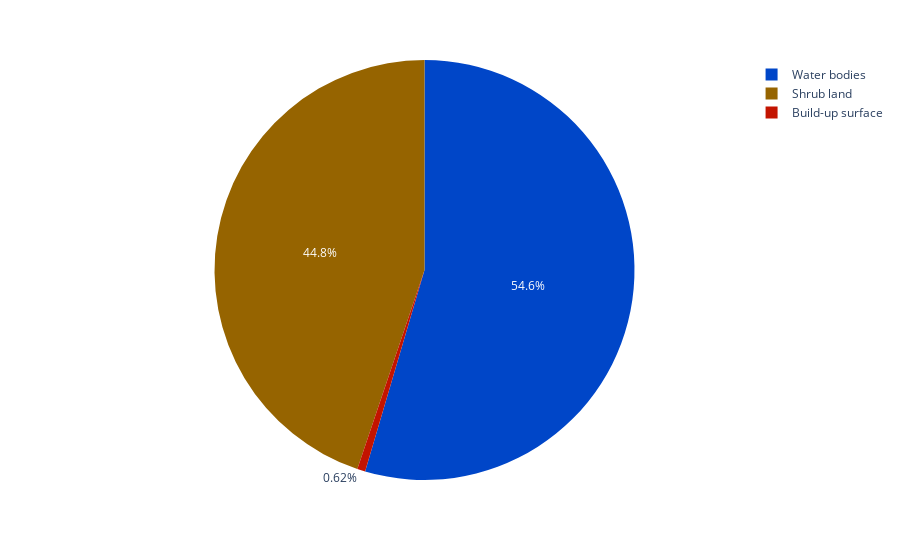
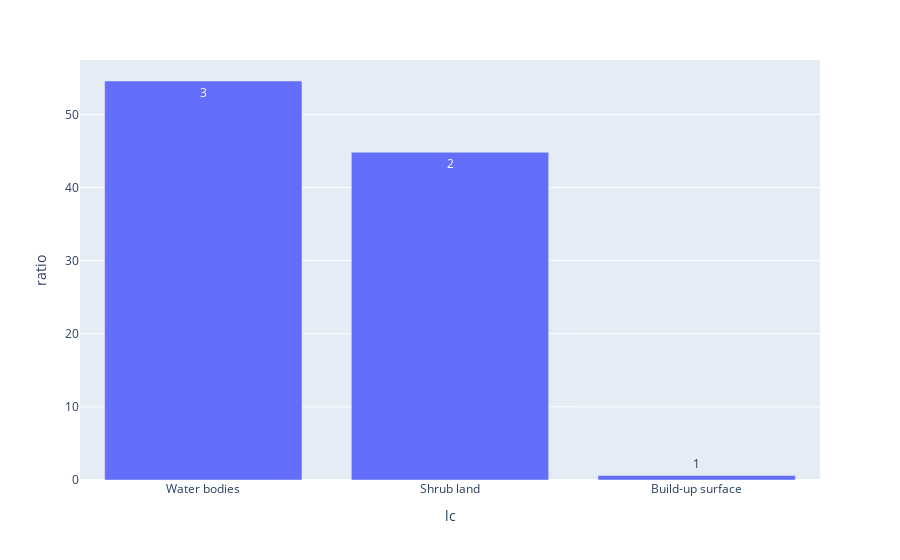

Source (notebook cell) for these figures, in order:
### Markdown cell above
# Distribution figures

### Code cell
import importlib
#sys.path.insert(0, '/export/miro/ndeffense/LBRAT2104/GIT/eo-toolbox/tools/')

importlib.reload(crop_distribution)

#display(lox_nc_gdf)

path = '/Users/Nicolas/Documents/EOStat_senegal/'

crop_dictionary_xlsx = f'{path}crop_dictionary_new.xlsx'

prop_csv      = f'{path}histograms/histo_odk_prop.csv'


histo_odk_png = f'{path}histograms/histo_odk_with_cumsum.png'
pie_png       = f'{path}histograms/pie_1.png'

pie_plotly_filename = f'{path}histograms/pie_chart_plotly'
bar_plotly_html   = f'{path}histograms/bar_chart_plotly.html'
plotly_2_bar_html = f'{path}histograms/2_bar_plot.html'
plotly_2_bar_nc_html = f'{path}histograms/2_bar_plot_nc.html'



gps_gdf = gpd.read_file(f'{path}gps_with_data_inner.shp')

odk_gdf = gpd.read_file(f'{path}odk_crop_with_data.shp')

odk_nc_gdf = gpd.read_file(f'{path}odk_non_crop_with_data.shp')

lox_nc_gdf = gpd.read_file(f'{path}lox_non_crop_with_data.shp')

#lox_nc_gdf
#odk_nc_gdf
#odk_gdf
#gps_inner_gdf

level = 'lc'

gps_df_plot = crop_distribution.prepare_dataframe(gps_gdf, crop_dictionary_xlsx, level, 'GPS')

odk_df_plot = crop_distribution.prepare_dataframe(odk_gdf, crop_dictionary_xlsx, level, 'ODK')

#odk_nc_df_plot = crop_distribution.prepare_dataframe(odk_nc_gdf, crop_dictionary_xlsx, level, 'ODK')

lox_df_plot = crop_distribution.prepare_dataframe(lox_nc_gdf, crop_dictionary_xlsx, level, 'LOX')

#display(gps_df_plot)

display(lox_df_plot)

# Plotly
# ------

crop_distribution.pie_chart_plotly(lox_df_plot, pie_plotly_filename, level)

crop_distribution.bar_chart_plotly(lox_df_plot, bar_plotly_html, level)

#crop_distribution.grouped_bar_chart_plotly(gps_df_plot, odk_df_plot, plotly_2_bar_html, level)

#crop_distribution.grouped_bar_chart_plotly(odk_nc_df_plot, lox_df_plot, plotly_2_bar_nc_html, level)


# Matplotlib
# ----------

#crop_distribution.build_histogram_matplotlib(lox_df_plot, histo_odk_png, level, distribution='area', cumsum=False)

#crop_distribution.get_proportion_lc(lox_df_plot, pie_png, level)

### Figure 1 — Plotly figure (JSON) as saved in the notebook; plotly's stock layout.template omitted (floating-point values rounded to 4 significant figures)
{"data": [{"customdata": [[3, "Water bodies"], [2, "Shrub land"], [1, "Build-up surface"]], "domain": {"x": [0, 1], "y": [0, 1]}, "hovertemplate": "lc=%{customdata[1]}<br>area=%{value}<br>count=%{customdata[0]}<extra></extra>", "labels": ["Water bodies", "Shrub land", "Build-up surface"], "legendgroup": "", "marker": {"colors": ["#0046c8", "#966400", "#c31400"]}, "name": "", "showlegend": true, "type": "pie", "values": [428.0, 351.6, 4.86]}], "layout": {"legend": {"tracegroupgap": 0}, "margin": {"t": 60}}}

### Figure 2 — Plotly figure (JSON) as saved in the notebook; plotly's stock layout.template omitted (floating-point values rounded to 4 significant figures)
{"data": [{"alignmentgroup": "True", "customdata": [[428.0, 3], [351.6, 2], [4.86, 1]], "hovertemplate": "lc=%{x}<br>ratio=%{y}<br>count=%{customdata[1]}<br>area=%{customdata[0]}<extra></extra>", "legendgroup": "", "marker": {"color": "#636efa", "pattern": {"shape": ""}}, "name": "", "offsetgroup": "", "orientation": "v", "showlegend": false, "text": ["3", "2", "1"], "textposition": "auto", "type": "bar", "x": ["Water bodies", "Shrub land", "Build-up surface"], "xaxis": "x", "y": [54.56, 44.82, 0.62], "yaxis": "y"}], "layout": {"barmode": "relative", "legend": {"tracegroupgap": 0}, "margin": {"t": 60}, "xaxis": {"anchor": "y", "domain": [0, 1], "title": {"text": "lc"}}, "yaxis": {"anchor": "x", "domain": [0, 1], "title": {"text": "ratio"}}}}
